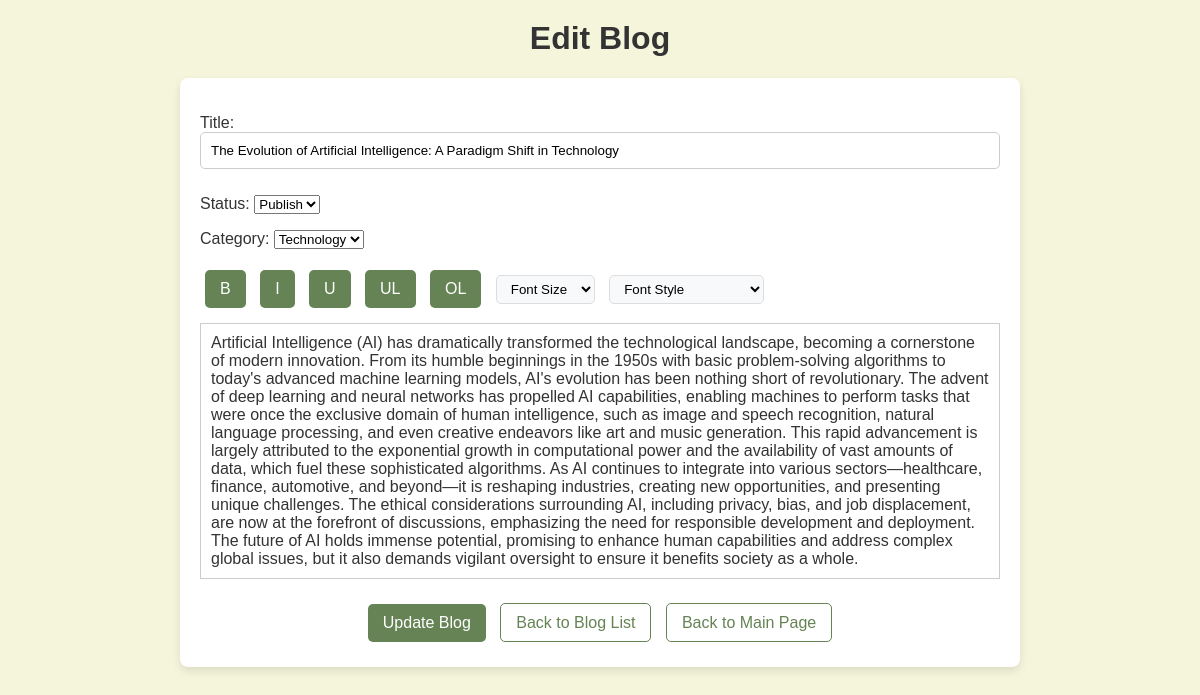
Page /edit_blog/40/ on the committed database.
### blogapp/models.py (models this page shows, shortened)
class Blog(models.Model):
    STATUS_CHOICES = [
        ('publish', 'Publish'),
    ]
    CATEGORY_CHOICES = [
        ('technology', 'Technology'),
        ('literacy', 'Literacy'),
        ('travel', 'Travel'),
        ('food', 'Food'),
        ('personal', 'Personal'),
        ('business', 'Business'),
        ('education', 'Education'),
        ('health', 'Health'),
        ('fashion', 'Fashion'),
        ('sports', 'Sports'),
        ('artistic', 'Artistic'),
        ('Other', 'Other'),
    ]
    title = models.CharField(max_length=200)
    status = models.CharField(max_length=10, choices=STATUS_CHOICES, default='publish')
    category = models.CharField(max_length=20, choices=CATEGORY_CHOICES, default='Other')
    content = models.TextField()
    author = models.ForeignKey(User, on_delete=models.CASCADE, null=True, blank=True)
    created_at = models.DateTimeField(auto_now_add=True)
    updated_at = models.DateTimeField(auto_now=True)

### blogapp/views.py (the view)
# urls.py: path('edit_blog/<int:blog_id>/', views.edit_blog, name='edit_blog'),  # Edit blog with ID
def edit_blog(request, blog_id=None):
    if blog_id:
        blog = get_object_or_404(Blog, id=blog_id)
    else:
        blog = None
    if request.method == 'POST':
        form = BlogForm(request.POST, instance=blog)
        if form.is_valid():
            form.save()
            return redirect('blog_list')
    else:
        form = BlogForm(instance=blog)
    return render(request, 'edit_blog.html', {'form': form})

### blogapp/forms.py
class BlogForm(forms.ModelForm):
    class Meta:
        model = Blog
        fields = ['title', 'content', 'status', 'category']  # Include the category field
        widgets = {
            'content': forms.HiddenInput(),  # Set content from JavaScript
        }
    def __init__(self, *args, **kwargs):
        super().__init__(*args, **kwargs)
        self.fields['title'].error_messages = {'required': 'Please enter a title for your blog.'}
        self.fields['content'].error_messages = {'required': 'Blog content cannot be empty.'}
        self.fields['category'].error_messages = {'required': 'Please select a category.'}

### blogapp/templates/edit_blog.html (shortened to what this page needs)
<!DOCTYPE html>
<html lang="en">
<head>
    {% load static %}
    <link rel="stylesheet" href="{% static 'css/edit_blog.css' %}">
</head>
<body>
    <h1>Edit Blog</h1>
    <form method="post" onsubmit="return prepareContent();">
        {{ form.as_p }}
        <div class="toolbar">
            <button type="button" onclick="document.execCommand('bold', false, '');">B</button>
            <button type="button" onclick="document.execCommand('italic', false, '');">I</button>
            <button type="button" onclick="document.execCommand('underline', false, '');">U</button>
            <button type="button" onclick="document.execCommand('insertUnorderedList', false, '');">UL</button>
            <button type="button" onclick="document.execCommand('insertOrderedList', false, '');">OL</button>
            <select onchange="changeFontSize(this.value)">
                <option value="">Font Size</option>
            </select>
            <select onchange="changeFontStyle(this.value)">
                <option value="">Font Style</option>
            </select>
        </div>
        <div contenteditable="true" class="editor-content" id="content-editor">
            {{ form.instance.content|safe }}
        </div>
        <div class="button-group">
            <button type="submit" class="btn">Update Blog</button>
            <a href="{% url 'blog_list' %}" class="btn button-link">Back to Blog List</a>
            <a href="{% url 'main' %}" class="btn button-link">Back to Main Page</a>
        </div>
    </form>
</body>
</html>

### blogapp/static/css/edit_blog.css (style rules this page uses)
body { font-family: Arial, sans-serif; background-color: beige; color: #333; margin: 0; padding: 0; }
h1 { text-align: center; color: #333; margin-top: 20px; font-size: 2em; }
form { max-width: 800px; margin: 20px auto; padding: 20px; background-color: #fff; border-radius: 8px; box-shadow: 0 4px 8px rgba(0,0,0,0.1); }
input[type="text"], input[type="text"].title { width: 100%; padding: 10px; margin-bottom: 10px; border: 1px solid #ccc; border-radius: 5px; box-sizing: border-box; }
.toolbar { margin-bottom: 10px; }
.toolbar button, .toolbar select { margin: 0 5px; padding: 5px 10px; border: 1px solid #ddd; border-radius: 5px; background-color: #f8f9fa; cursor: pointer; transition: background-color 0.3s ease; }
.editor-content { border: 1px solid #ccc; padding: 10px; min-height: 200px; margin-bottom: 10px; }
.button-group { text-align: center; margin-top: 20px; }
.btn, .editor .actions button, .toolbar button, .button-link { padding: 10px 15px; margin: 5px; border-radius: 5px; border: none; background-color: #658354; color: white; cursor: pointer; font-size: 16px; text-align: center; text-decoration: none; transition: background-color 0.3s ease, color 0.3s ease; }
.button-link { background-color: transparent; color: #658354; border: 1px solid #658354; }

### rows in the picture
Blog: title "The Evolution of Artificial Intelligence: A Paradigm Shift in Technology", status "Publish", category "Technology", instance.content "Artificial Intelligence (AI) has dramatically transformed the technological landscape, becoming a cornerstone of modern innovation. From its humble beginnings in the 1950s with basic problem-solving algorithms to today's advanced machine learning models, AI's evolution has been nothing short of revolutionary. The advent of deep learning and neural networks has propelled AI capabilities, enabling machines to perform tasks that were once the exclusive domain of human intelligence, such as image and speech recognition, natural language processing, and even creative endeavors like art and music generation. This rapid advancement is largely attributed to the exponential growth in computational…"
